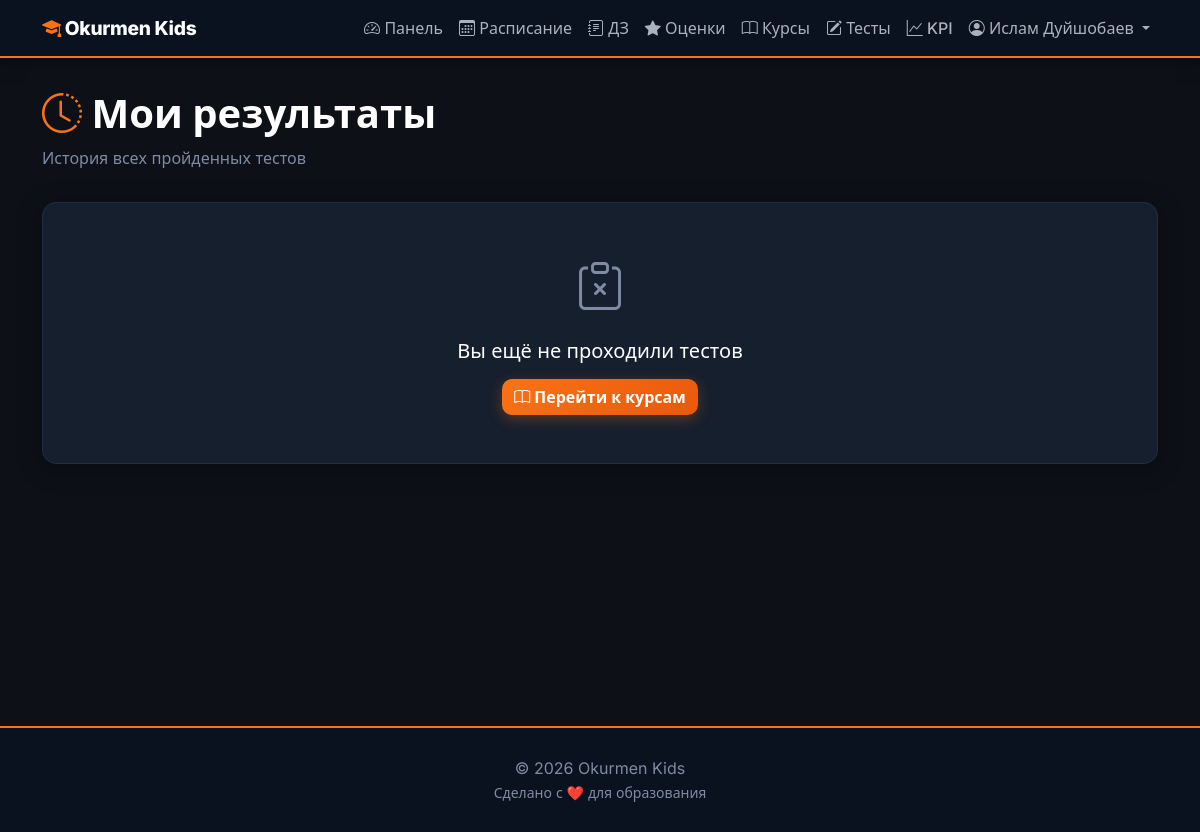
The app's page /tests/my/ (signed in), older data.
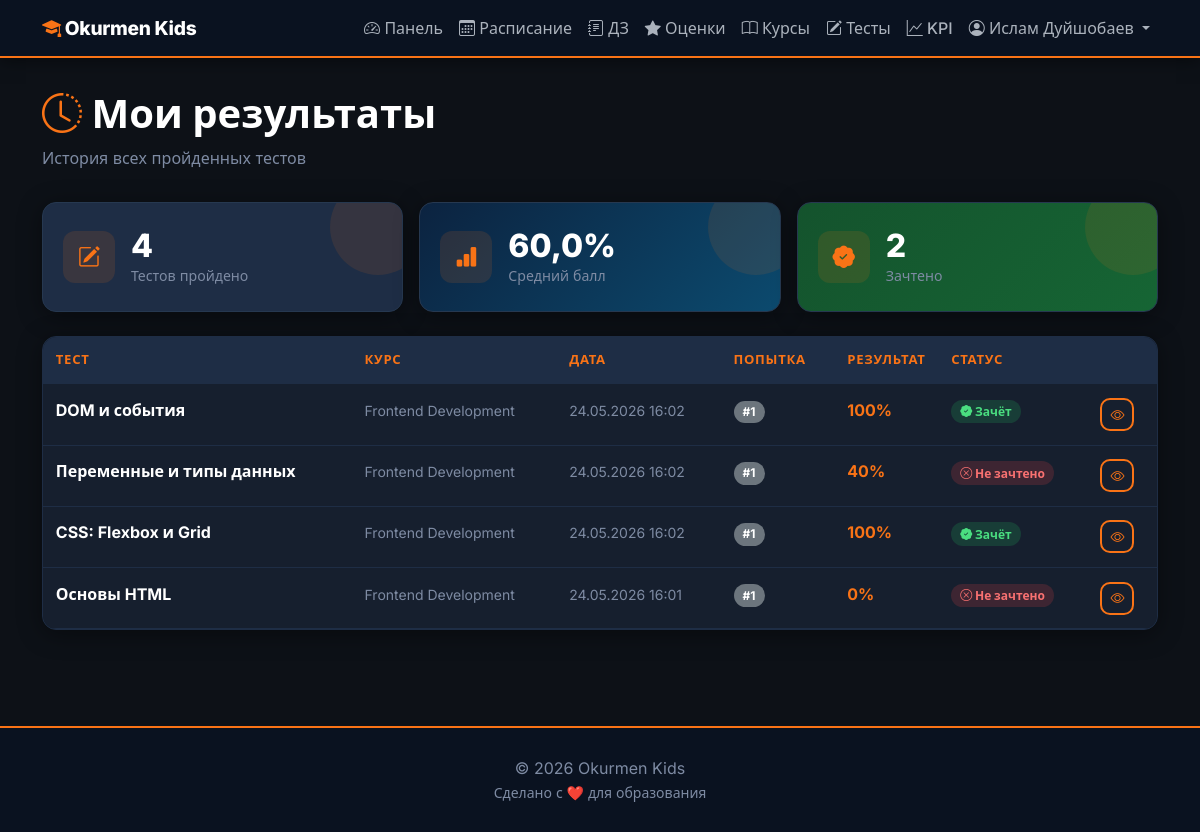
The same page, newer data.
### education/models/test_system.py (models this page shows, shortened)
class TestAttempt(models.Model):
    test          = models.ForeignKey(Test, on_delete=models.CASCADE, related_name='attempts')
    student       = models.ForeignKey(Student, on_delete=models.CASCADE, related_name='test_attempts')
    started_at    = models.DateTimeField(auto_now_add=True)
    finished_at   = models.DateTimeField(null=True, blank=True)
    score         = models.FloatField(default=0.0)    # 0–100 %
    is_passed     = models.BooleanField(default=False)
    attempt_number = models.PositiveIntegerField(default=1)
    class Meta:
        verbose_name        = 'Попытка теста'
        verbose_name_plural = 'Попытки теста'
        ordering            = ['-started_at']

class Test(models.Model):
    topic               = models.ForeignKey(Topic, on_delete=models.CASCADE, related_name='tests')
    title               = models.CharField(max_length=200)
    description         = models.TextField(blank=True)
    time_limit_minutes  = models.PositiveIntegerField(default=0, help_text='0 — без ограничения')
    passing_score       = models.PositiveIntegerField(default=60, help_text='Минимальный % для зачёта')
    max_attempts        = models.PositiveIntegerField(default=0, help_text='0 — неограниченно')
    is_active           = models.BooleanField(default=True)
    created_at          = models.DateTimeField(auto_now_add=True)
    class Meta:
        verbose_name        = 'Тест'
        verbose_name_plural = 'Тесты'

class Topic(models.Model):
    course      = models.ForeignKey(Course, on_delete=models.CASCADE, related_name='topics')
    title       = models.CharField(max_length=200)
    description = models.TextField(blank=True)
    order       = models.PositiveIntegerField(default=0)
    is_active   = models.BooleanField(default=True)
    created_at  = models.DateTimeField(auto_now_add=True)
    class Meta:
        verbose_name        = 'Тема'
        verbose_name_plural = 'Темы'
        ordering            = ['order', 'created_at']

### education/models/course.py (models this page shows, shortened)
class Course(models.Model):
    name = models.CharField(max_length=200)
    description = models.TextField()
    icon = models.ImageField(upload_to='course_icons/', blank=True, null=True, verbose_name='Иконка курса')
    cover_image = models.ImageField(upload_to='course_covers/', blank=True, null=True, verbose_name='Обложка курса')
    mentor = models.ForeignKey(Mentor, on_delete=models.SET_NULL, null=True, related_name='courses')
    duration_weeks = models.IntegerField()
    max_students = models.IntegerField(default=15)
    start_date = models.DateField()
    end_date = models.DateField()
    is_active = models.BooleanField(default=True)
    created_at = models.DateTimeField(auto_now_add=True)
    class Meta:
        verbose_name = 'Курс'
        verbose_name_plural = 'Курсы'
        ordering = ['-start_date']

### education/views.py (the view)
# urls.py: path('tests/my/',                        views.test_my_results,   name='test_my_results'),
@login_required
@user_passes_test(is_student)
def test_my_results(request):
    try:
        student = request.user.student_profile
    except Exception:
        return redirect('home')
    attempts = TestAttempt.objects.filter(
        student=student, finished_at__isnull=False
    ).select_related('test__topic__course').order_by('-started_at')
    from django.db.models import Avg
    agg = attempts.aggregate(avg=Avg('score'))
    avg_score = round(agg['avg'], 1) if agg['avg'] else 0
    passed_count = attempts.filter(is_passed=True).count()
    total_count = attempts.count()
    return render(request, 'tests/my_results.html', {
        'attempts': attempts,
        'avg_score': avg_score,
        'passed_count': passed_count,
        'total_count': total_count,
    })

### education/context_processors.py (called while the page is built, shortened)
def notifications(request):
    if not request.user.is_authenticated:
        return {}
    if request.user.role not in ('admin', 'mentor'):
        return {}

### education/views.py (called while the page is built)
def is_student(user):
    return user.is_authenticated and user.role == 'student'

### education/templates/tests/my_results.html (shortened to what this page needs)
{% extends 'base.html' %}
{% block content %}
<div class="row mb-3">
    <div class="col">
        <h1 class="fw-bold" style="color:var(--ok-white);">
            <i class="bi bi-clock-history" style="color:var(--ok-accent);"></i> Мои результаты
        </h1>
        <p class="ok-muted">История всех пройденных тестов</p>
    </div>
</div>
{% if attempts %}
<div class="row g-3 mb-4">
    <div class="col-md-4">
        <div class="stat-card">
            <div class="icon"><i class="bi bi-pencil-square"></i></div>
            <div><h3>{{ total_count }}</h3><p>Тестов пройдено</p></div>
        </div>
    </div>
    <div class="col-md-4">
        <div class="stat-card grad-cyan">
            <div class="icon"><i class="bi bi-bar-chart-fill"></i></div>
            <div><h3>{{ avg_score }}%</h3><p>Средний балл</p></div>
        </div>
    </div>
    <div class="col-md-4">
        <div class="stat-card grad-green">
            <div class="icon"><i class="bi bi-patch-check-fill"></i></div>
            <div><h3>{{ passed_count }}</h3><p>Зачтено</p></div>
        </div>
    </div>
</div>
<div class="card">
    <div class="card-body p-0">
        <div class="table-responsive">
            <table class="table mb-0">
                <thead>
                    <tr>
                        <th>Тест</th>
                        <th>Курс</th>
                        <th>Дата</th>
                        <th>Попытка</th>
                        <th style="width:100px">Результат</th>
                        <th>Статус</th>
                        <th></th>
                    </tr>
                </thead>
                <tbody>
                    {% for att in attempts %}
                    <tr>
                        <td><strong style="color:var(--ok-white);">{{ att.test.title }}</strong></td>
                        <td><small class="ok-muted">{{ att.test.topic.course.name }}</small></td>
                        <td><small class="ok-muted">{{ att.started_at|date:"d.m.Y H:i" }}</small></td>
                        <td><span class="badge bg-secondary">#{{ att.attempt_number }}</span></td>
                        <td>
                            <strong style="color:var(--ok-accent);">{{ att.score|floatformat:0 }}%</strong>
                        </td>
                        <td>
                            {% if att.is_passed %}
                            <span class="badge bg-success"><i class="bi bi-patch-check-fill"></i> Зачёт</span>
                            {% else %}
                            <span class="badge bg-danger"><i class="bi bi-x-circle"></i> Не зачтено</span>
                            {% endif %}
                        </td>
                        <td>
                            <a href="{% url 'test_result' att.id %}" class="btn btn-sm btn-outline-primary">
                                <i class="bi bi-eye"></i>
                            </a>
                        </td>
                    </tr>
                    {% endfor %}
                </tbody>
            </table>
        </div>
    </div>
</div>
{% else %}
<div class="card">
    <div class="card-body text-center py-5">
        <i class="bi bi-clipboard-x" style="font-size:3rem;color:var(--ok-muted);"></i>
        <h5 class="mt-3" style="color:var(--ok-white);">Вы ещё не проходили тестов</h5>
        <a href="{% url 'course_list' %}" class="btn btn-primary mt-2">
            <i class="bi bi-book"></i> Перейти к курсам
        </a>
    </div>
</div>
{% endif %}
{% endblock %}

Row changes from the older to the newer data that the page shows:
added TestAttempt: test "DOM и события", test.topic.course.name "Frontend Development", started_at "24.05.2026 16:02", attempt_number "1", score "100", is_passed True (drawn)
added TestAttempt: test "Переменные и типы данных", test.topic.course.name "Frontend Development", started_at "24.05.2026 16:02", attempt_number "1", score "40", is_passed False (drawn)
added TestAttempt: test "CSS: Flexbox и Grid", test.topic.course.name "Frontend Development", started_at "24.05.2026 16:02", attempt_number "1", score "100", is_passed True (drawn)
added TestAttempt: test "Основы HTML", test.topic.course.name "Frontend Development", started_at "24.05.2026 16:01", attempt_number "1", score "0", is_passed False (drawn)
Text that changed along with them:
{{ total_count }}: (not shown) → "4"
{{ avg_score }}: (not shown) → "60,0"
{{ passed_count }}: (not shown) → "2"
text no longer shown: "Вы ещё не проходили тестов Перейти к курсам"
text now shown: "Тестов пройдено % Средний балл Зачтено ТЕСТ КУРС ДАТА ПОПЫТКА РЕЗУЛЬТАТ СТАТУС"
